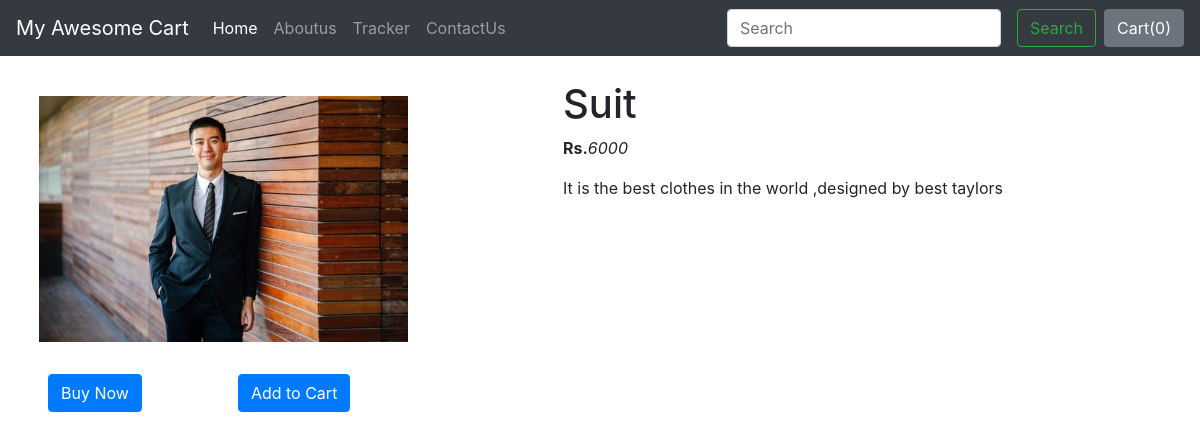
The page /shop/products/1 on the database its author committed.
### shop/models.py (models this page shows, shortened)
class Product(models.Model):
    product_id = models.AutoField
    product_name = models.CharField(max_length=50)
    category = models.CharField(max_length=50, default="")
    subcategory = models.CharField(max_length=50)
    price = models.IntegerField(default=0)
    desc = models.CharField(max_length=300)
    pub_date = models.DateField()
    image = models.ImageField(upload_to="shop/images", default="null")

### shop/views.py (the view)
# urls.py: path('products/<int:myid>', views.productview, name="Productview"),
def productview(request, myid):
    product = Product.objects.filter(id=myid)
    return render(request, 'shop/productview.html', {'product': product[0]})

### shop/templates/shop/productview.html (shortened to what this page needs)
{% extends 'shop/base.html' %}
{% block body %}
<div class="container-fluid my-4">
    <div class="row">
        <div class="col-md-5">
            <div class="row ml-4 my-3">
                <img src="/media/{{product.image}}" alt="{{product.product_name}} " width='80%'>
            </div>
            <div class="row">
                <button class="btn btn-primary mx-5 my-3">Buy Now</button>
                <button class="btn btn-primary mx-5 my-3">Add to Cart</button>
            </div>
        </div>
        <div class="col-md-6 ml-5 ">
            <h1>{{product.product_name}}</h1>
            <p><b>Rs.</b><i>{{product.price}}</i> </p>
            <p>{{product.desc}}</p>
        </div>
    </div>
</div>
{% endblock %}

### rows shown on the page
Product: image (picture), product_name "Suit", price "6000", desc "It is the best clothes in the world ,designed by best taylors"
